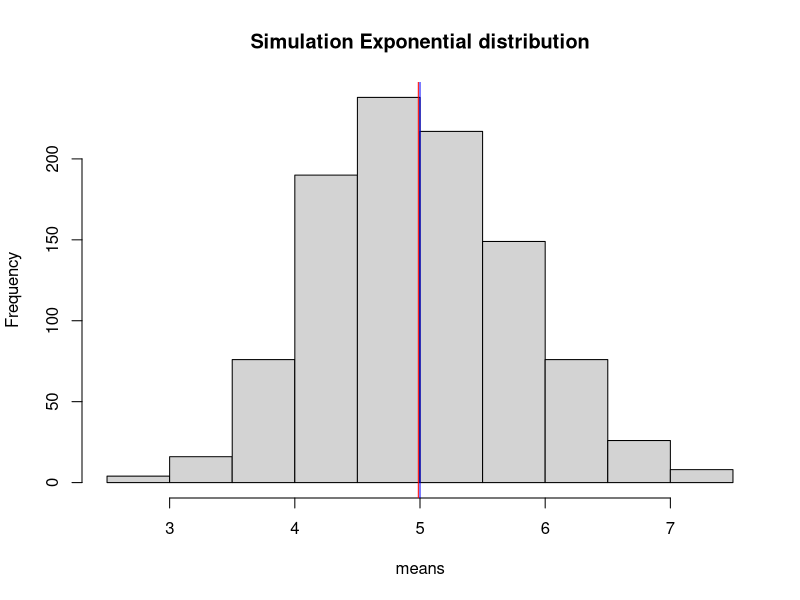
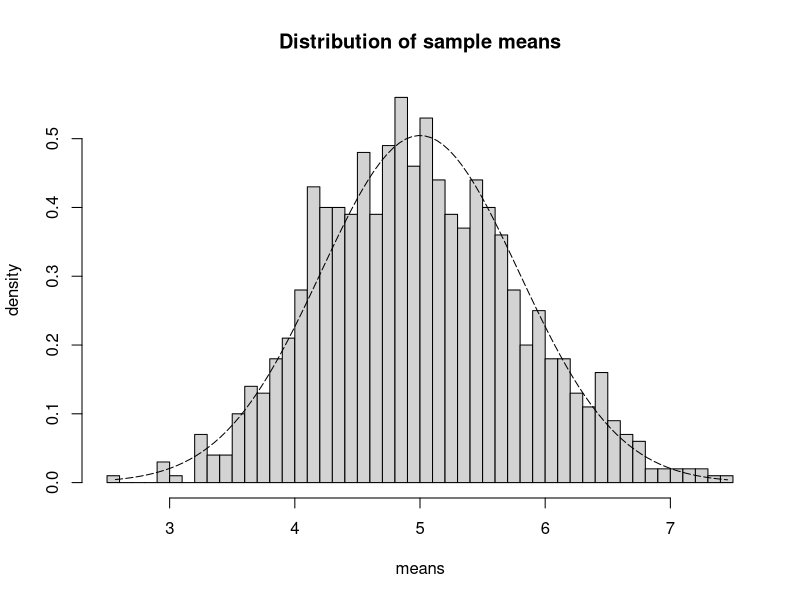
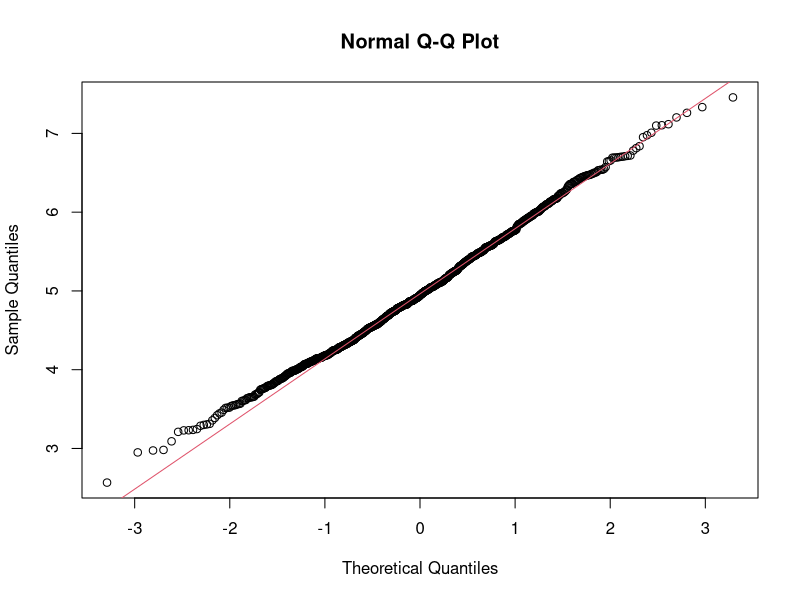

Recreate these plots in R, in order.
## ---- chunk 1
knitr::opts_chunk$set(echo = TRUE)
## ---- chunk 2
set.seed(3)
lambda = 0.2

# sample size: 40, resample 1000 times, calculate the mean
mns = NULL
for (i in 1:1000) {
  mns = c(mns,mean(rexp(40,0.2)))
} 

## ---- chunk 3

mean_sample = mean(mns)
mean_theo = 1/lambda

out = cbind(mean_theo,mean_sample)
colnames(out) = c("theoratical","simulatiom")
rownames(out) = "mean"
out

hist(mns, xlab = "means", main = "Simulation Exponential distribution")
abline(v = mean_sample, col = "red")
abline(v = mean_theo, col = "blue")
## ---- chunk 4
var_sample = var(mns)
var_theo = (1/lambda)^2/40

out2 = cbind(var_theo,var_sample)
colnames(out2) = c("theoratical","simulatiom")
rownames(out2) = "variance"
out2
## ---- chunk 5

hist(mns,breaks=40,prob=T,main = "Distribution of sample means",xlab = "means",ylab="density")

#density
xfit <- seq(min(mns), max(mns), length=100)
yfit <- dnorm(xfit, mean=1/lambda, sd=(1/lambda/sqrt(40)))
lines(xfit, yfit, pch=22, col="black", lty=5)


# compare the distribution of averages of 40 exponentials to a normal distribution with qqplot
qqnorm(mns)
qqline(mns, col = 2)
